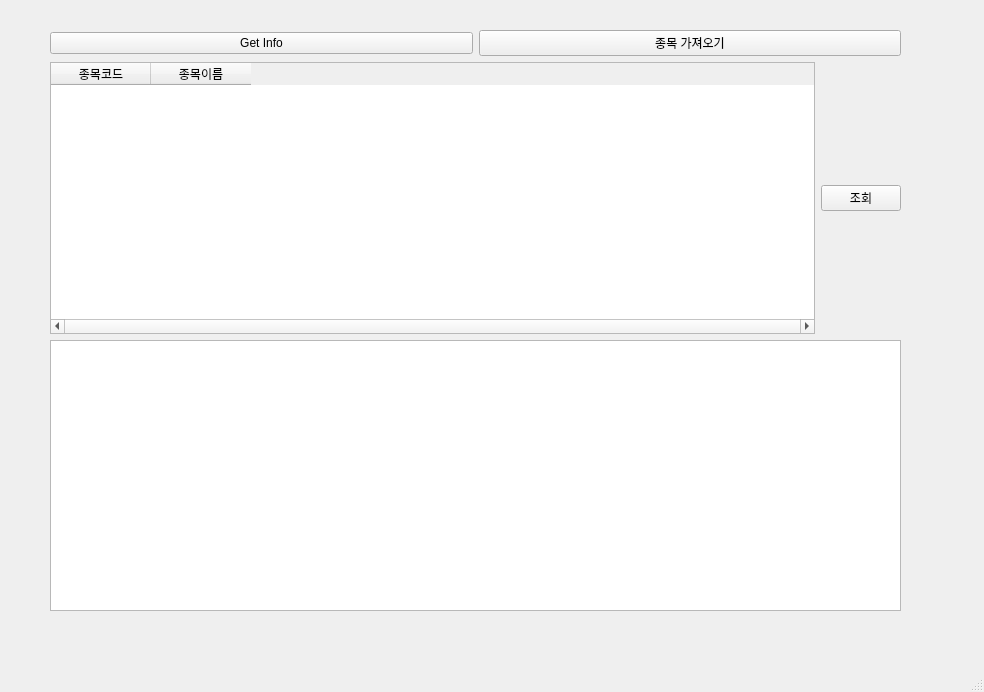
<?xml version="1.0" encoding="UTF-8"?>
<ui version="4.0">
 <class>MainWindow</class>
 <widget class="QMainWindow" name="MainWindow">
  <property name="geometry">
   <rect>
    <x>0</x>
    <y>0</y>
    <width>984</width>
    <height>692</height>
   </rect>
  </property>
  <property name="windowTitle">
   <string>MainWindow</string>
  </property>
  <widget class="QWidget" name="centralwidget">
   <widget class="QWidget" name="verticalLayoutWidget">
    <property name="geometry">
     <rect>
      <x>50</x>
      <y>30</y>
      <width>851</width>
      <height>581</height>
     </rect>
    </property>
    <layout class="QVBoxLayout" name="verticalLayout">
     <item>
      <layout class="QGridLayout" name="gridLayout_2">
       <item row="0" column="1">
        <widget class="QPushButton" name="pushButton_2">
         <property name="text">
          <string>종목 가져오기</string>
         </property>
        </widget>
       </item>
       <item row="0" column="0">
        <widget class="QPushButton" name="pushButton">
         <property name="text">
          <string>Get Info</string>
         </property>
        </widget>
       </item>
      </layout>
     </item>
     <item>
      <layout class="QGridLayout" name="gridLayout">
       <item row="0" column="1">
        <widget class="QPushButton" name="pushButton_3">
         <property name="text">
          <string>조회</string>
         </property>
        </widget>
       </item>
       <item row="0" column="0">
        <widget class="QTableWidget" name="tableWidget">
         <property name="lineWidth">
          <number>1</number>
         </property>
         <property name="horizontalScrollBarPolicy">
          <enum>Qt::ScrollBarAlwaysOn</enum>
         </property>
         <property name="rowCount">
          <number>0</number>
         </property>
         <property name="columnCount">
          <number>2</number>
         </property>
         <column>
          <property name="text">
           <string>종목코드</string>
          </property>
         </column>
         <column>
          <property name="text">
           <string>종목이름</string>
          </property>
         </column>
        </widget>
       </item>
      </layout>
     </item>
     <item>
      <widget class="QTextBrowser" name="logBrowser"/>
     </item>
    </layout>
   </widget>
  </widget>
  <widget class="QMenuBar" name="menubar">
   <property name="geometry">
    <rect>
     <x>0</x>
     <y>0</y>
     <width>984</width>
     <height>21</height>
    </rect>
   </property>
  </widget>
  <widget class="QStatusBar" name="statusbar"/>
 </widget>
 <resources/>
 <connections>
  <connection>
   <sender>pushButton</sender>
   <signal>clicked()</signal>
   <receiver>MainWindow</receiver>
   <slot>get_info()</slot>
   <hints>
    <hint type="sourcelabel">
     <x>361</x>
     <y>60</y>
    </hint>
    <hint type="destinationlabel">
     <x>54</x>
     <y>126</y>
    </hint>
   </hints>
  </connection>
  <connection>
   <sender>pushButton_2</sender>
   <signal>clicked()</signal>
   <receiver>MainWindow</receiver>
   <slot>get_stock_list()</slot>
   <hints>
    <hint type="sourcelabel">
     <x>665</x>
     <y>61</y>
    </hint>
    <hint type="destinationlabel">
     <x>72</x>
     <y>385</y>
    </hint>
   </hints>
  </connection>
  <connection>
   <sender>pushButton_3</sender>
   <signal>clicked()</signal>
   <receiver>MainWindow</receiver>
   <slot>jongmok_selected()</slot>
   <hints>
    <hint type="sourcelabel">
     <x>870</x>
     <y>222</y>
    </hint>
    <hint type="destinationlabel">
     <x>915</x>
     <y>296</y>
    </hint>
   </hints>
  </connection>
 </connections>
 <slots>
  <slot>login_clicked()</slot>
  <slot>get_info()</slot>
  <slot>get_stock_list()</slot>
  <slot>jongmok_selected()</slot>
 </slots>
</ui>
